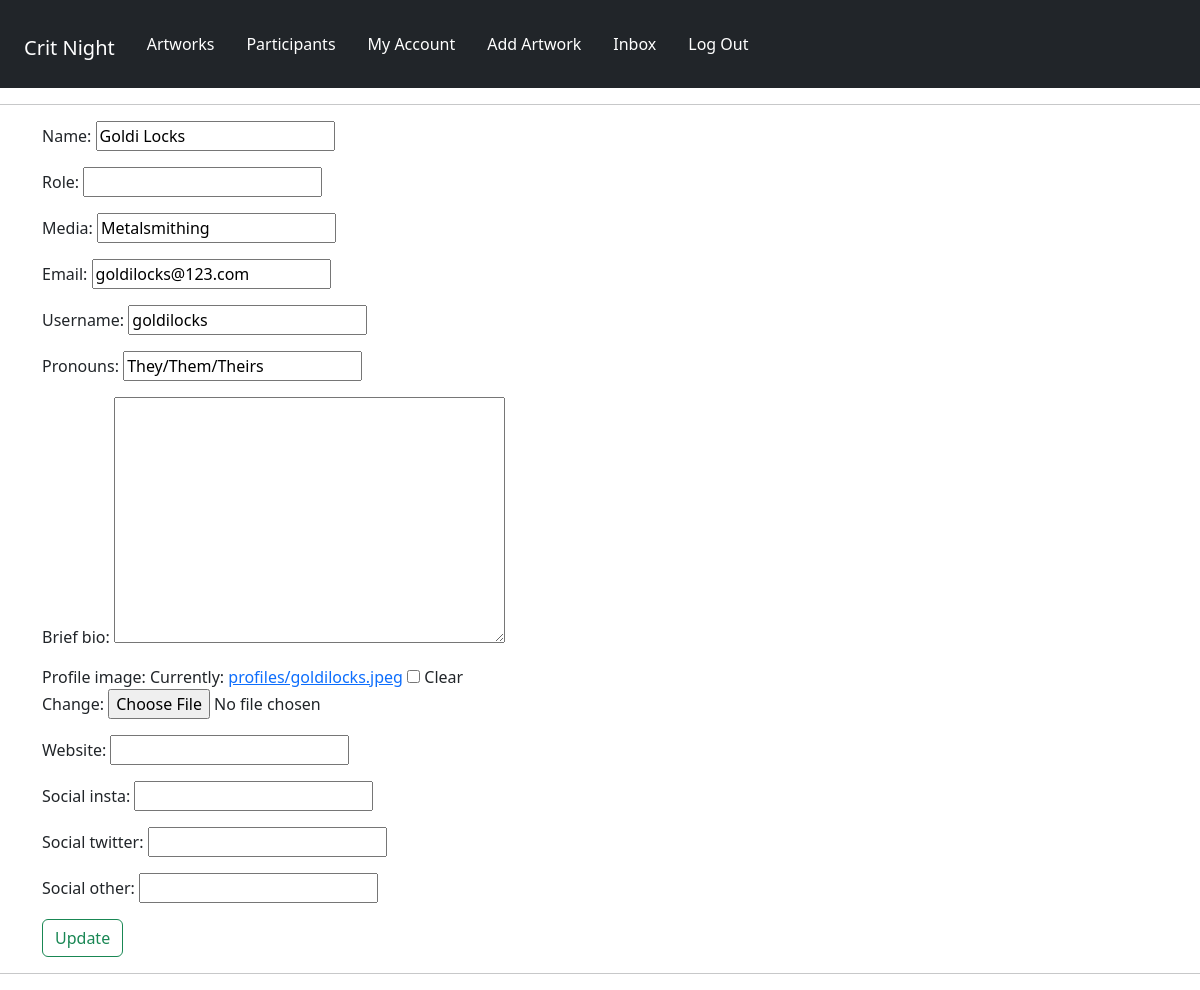
Before: /panelists/edit-account/ (signed in) with the older database file.
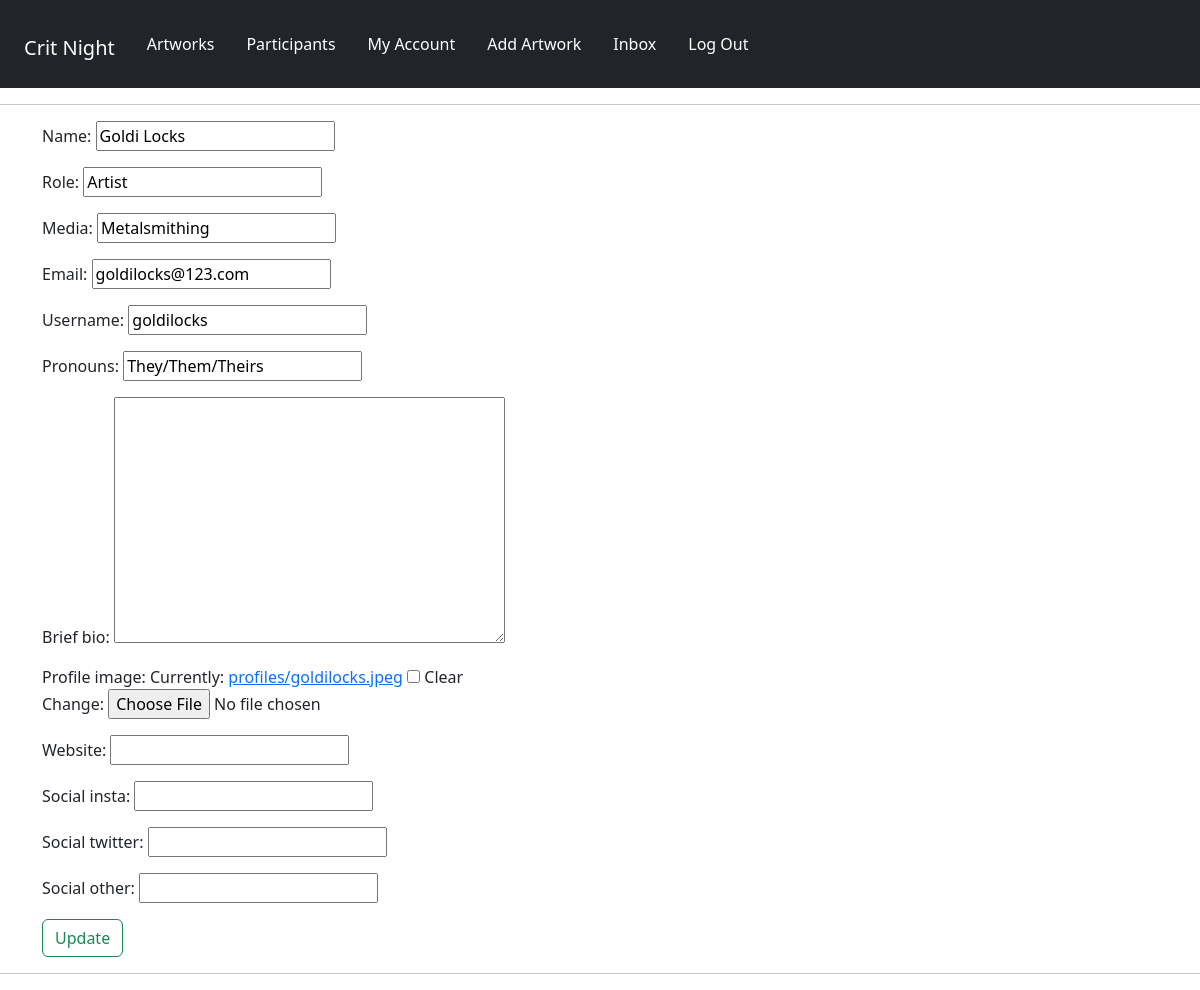
After: the same page with the newer database file.
### panelists/models.py (models this page shows, shortened)
class Profile(models.Model):
    user = models.OneToOneField(User, on_delete=models.CASCADE, null=True, blank=True)
    name = models.CharField(max_length=200, null=True, blank=True)
    role = models.CharField(max_length=200, null=True, blank=True)
    media = models.CharField(max_length=200, null=True, blank=True)
    email = models.EmailField(max_length=500, null=True, blank=True)
    username = models.CharField(max_length=200, null=True, blank=True)
    pronouns = models.CharField(max_length=200, null=True, blank=True)
    brief_bio = models.TextField(max_length=1500, null=True, blank=True)
    profile_image = models.ImageField(
        null=True,
        blank=True,
        upload_to="profiles/",
        default="profiles/default-profile.png",
    )
    website = models.CharField(max_length=200, null=True, blank=True)
    social_insta = models.CharField(max_length=200, blank=True, null=True)
    social_twitter = models.CharField(max_length=200, blank=True, null=True)
    social_other = models.CharField(max_length=200, blank=True, null=True)
    created = models.DateTimeField(auto_now_add=True)
    id = models.UUIDField(
        default=uuid.uuid4, unique=True, primary_key=True, editable=False
    )

### panelists/views.py (the view)
# urls.py: path("edit-account/", views.editAccount, name="edit-account"),
@login_required(login_url="login")
def editAccount(request):
    profile = request.user.profile
    form = ProfileForm(instance=profile)
    if request.method == "POST":
        form = ProfileForm(request.POST, request.FILES, instance=profile)
        if form.is_valid:
            form.save()
            return redirect("account")
    context = {"form": form}
    return render(request, "panelists/profile_form.html", context)

### panelists/forms.py
class ProfileForm(ModelForm):
    class Meta:
        model = Profile
        fields = [
            "name",
            "role",
            "media",
            "email",
            "username",
            "pronouns",
            "brief_bio",
            "profile_image",
            "website",
            "social_insta",
            "social_twitter",
            "social_other",
        ]
    def __init__(self, *args, **kwargs):
        super(ProfileForm, self).__init__(*args, **kwargs)
        for name, field in self.fields.items():
            field.widget.attrs.update({"class": "input"})

### panelists/templates/panelists/profile_form.html (shortened to what this page needs)
{% extends 'main.html' %}
{% block content %}
<div class="container-md">
    <form method="POST" action="{% url 'edit-account' %}" enctype="multipart/form-data">
    {{form.as_p}}
    <input type="submit" class="btn btn-outline-success" value="Update" />
    </form>
</div>
{% endblock %}

Changed rows visible on the page:
changed Profile "Goldi Locks": role (not shown) → "Artist"
